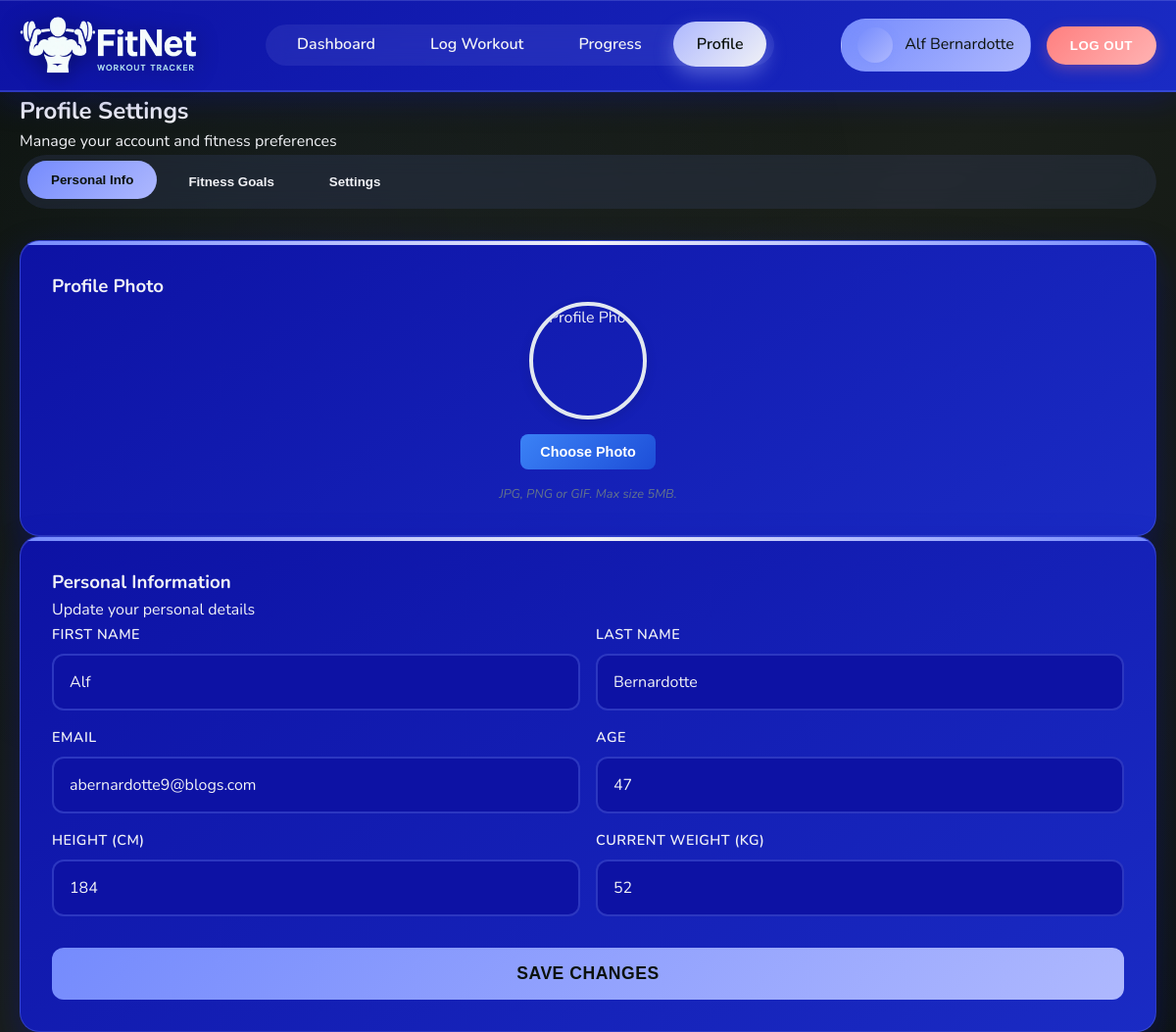
/profile (signed in), run on the app's committed database.
### tables this page shows
CREATE TABLE `Users`(`user_id` TEXT, `first_name` TEXT, `surname` TEXT, `email` TEXT, `password_hash` TEXT, `age` TEXT, "created_at" TEXT, profile_image TEXT);

CREATE TABLE `Progress`(`progress_id` TEXT, `user_id` TEXT, `date` TEXT, `weight_kg` TEXT, `height_cm` TEXT, `body_fat_percentage` TEXT);

### main.py (the view, shortened to what this page needs)
@app.route('/profile', methods=['GET', 'POST'])
def profile():
    if 'user_id' not in session:
        return redirect(url_for('login'))
    conn = get_db_connection()
    user_id = session.get('user_id')
    if not user_id:
        return redirect(url_for('login'))
    try:
        conn.execute('''
            CREATE TABLE IF NOT EXISTS Goals (
                goal_id INTEGER PRIMARY KEY AUTOINCREMENT,
                user_id INTEGER NOT NULL,
                goal_type TEXT NOT NULL,
                goal_name TEXT NOT NULL,
                target_value REAL,
                current_value REAL DEFAULT 0,
                target_date DATE,
                created_at DATETIME DEFAULT (datetime('now')),
                is_completed BOOLEAN DEFAULT 0,
                goal_direction TEXT DEFAULT 'up',
                FOREIGN KEY (user_id) REFERENCES Users(user_id)
            )
        ''')
        try:
            conn.execute('ALTER TABLE Users ADD COLUMN profile_image TEXT')
        except sqlite3.OperationalError:
            pass  # Column already exists
        try:
            conn.execute('ALTER TABLE Goals ADD COLUMN goal_direction TEXT DEFAULT "up"')
        except sqlite3.OperationalError:
            pass  # Column already exists
        conn.commit()
    except sqlite3.Error as e:
        print(f"Error creating Goals table: {e}")
    user_data = conn.execute(
        "SELECT Users.*, Progress.height_cm, Progress.weight_kg FROM Users "
        "LEFT JOIN Progress ON Users.user_id = Progress.user_id "
        "WHERE Users.user_id = ?",
        (user_id,)
    ).fetchone()
    goals = []
    try:
        goals = conn.execute(
            'SELECT * FROM Goals WHERE user_id = ? ORDER BY created_at DESC',
            (user_id,)
        ).fetchall()
    except sqlite3.Error as e:
        print(f"Error fetching goals: {e}")
        goals = []
    conn.close()
    return render_template('profile.html', user_data=user_data, goals=goals)

### main.py (called while the page is built, shortened)
def get_db_connection():
    conn = sqlite3.connect('database/data_source.db')
    conn.row_factory = sqlite3.Row
    return conn

@app.template_filter('goal_progress')
def goal_progress_filter(goal):
    target_value = goal['target_value'] if 'target_value' in goal else None
    if not target_value or target_value == 0:
        return 0

@app.template_filter('goal_display_text')
def goal_display_text_filter(goal):
    target_value = goal['target_value'] if 'target_value' in goal else None
    if not target_value:
        return "No target set"

### templates/profile.html (shortened to what this page needs)
<!DOCTYPE html>
<html lang="en">
<head>
    <link rel="stylesheet" href="static/css/dashboard.css">
</head>
<body>
    <header class="header">
        <div class="container">
            <div class="logo">
                <img src="static/images/FitNet Logo.png" alt="FitNet Logo">
            </div>
            <nav class="navigation">
                <ul>
                    <li><a href="/dashboard">Dashboard</a></li>
                    <li><a href="/log-workout">Log Workout</a></li>
                    <li><a href="/progress">Progress</a></li>
                    <li><a href="/profile" class="active">Profile</a></li>
                </ul>
            </nav>
            <div class="actions">
                <div class="user-profile">
                  <a href="/profile" class="profile-link active-profile">
                    <div class="profile-avatar">
                    </div>
                    <span class="username">{{ (user_data.first_name + ' ' + user_data.surname) if user_data and user_data.first_name and user_data.surname else session.get('name', 'Guest') if session.get('name') and session.get('name') != 'User' else 'Guest' }}</span>
                  </a>
                </div>
                <button class="logout logout-light-red" onclick="window.location.href='/logout'">Log Out</button>
            </div>
        </div>
    </header>
    <main class="container">
        <div class="profile-header">
            <h2>Profile Settings</h2>
            <p>Manage your account and fitness preferences</p>
        </div>
        <div class="profile-tabs">
            <button class="tab-btn active" data-tab="personal" onclick="showTab('personal')">Personal Info</button>
            <button class="tab-btn" data-tab="goals" onclick="showTab('goals')">Fitness Goals</button>
            <button class="tab-btn" data-tab="settings" onclick="showTab('settings')">Settings</button>
        </div>
        <div class="profile-content">
            <div id="personal-tab" class="profile-tab active">
                <div class="profile-section">
                    <div class="profile-photo-section card">
                        <h3>Profile Photo</h3>
                        <div class="photo-container">
                            <div class="profile-photo">
                                {% if user_data.profile_image %}
                                    <img src="{{ url_for('uploaded_file', filename=user_data.profile_image) }}" alt="Profile Photo" id="profileImage">
                                {% else %}
                                    <img src="static/images/default-avatar.jpg" alt="Profile Photo" id="profileImage">
                                {% endif %}
                            </div>
                            <form method="POST" enctype="multipart/form-data" class="upload-form">
                                <button type="button" class="upload-btn" onclick="document.getElementById('photoInput').click()">
                                    Choose Photo
                                </button>
                            </form>
                            <p class="photo-note">JPG, PNG or GIF. Max size 5MB.</p>
                        </div>
                    </div>
                    <div class="personal-info-section card">
                        <h3>Personal Information</h3>
                        <p>Update your personal details</p>
                        <form method="POST" class="profile-form">
                            <div class="form-row">
                                <div class="form-group">
                                    <label for="first_name">First Name</label>
                                    <input type="text" id="first_name" name="first_name"
                                           value="{{ user_data.first_name if user_data else '' }}" required>
                                </div>
                                <div class="form-group">
                                    <label for="surname">Last Name</label>
                                    <input type="text" id="surname" name="surname"
                                           value="{{ user_data.surname if user_data else '' }}" required>
                                </div>
                            </div>
                            <div class="form-row">
                                <div class="form-group">
                                    <label for="email">Email</label>
                                    <input type="email" id="email" name="email"
                                           value="{{ user_data.email if user_data else '' }}" required>
                                </div>
                                <div class="form-group">
                                    <label for="age">Age</label>
                                    <input type="number" id="age" name="age"
                                           value="{{ user_data.age if user_data else '' }}" required>
                                </div>
                            </div>
                            <div class="form-row">
                                <div class="form-group">
                                    <label for="height">Height (cm)</label>
                                    <input type="number" id="height" name="height"
                                           value="{{ user_data.height_cm if user_data else '' }}" required>
                                </div>
                                <div class="form-group">
                                    <label for="weight">Current Weight (kg)</label>
                                    <input type="number" id="weight" name="weight" step="0.1"
                                           value="{{ user_data.weight_kg if user_data else '' }}" required>
                                </div>
                            </div>
                            <button type="submit" class="save-changes-btn">Save Changes</button>
                        </form>
                    </div>
                </div>
            </div>
        </div>
    </main>
</body>
</html>

### data on the page
Users: first_name+surname "Alf Bernardotte", first_name "Alf", surname "Bernardotte", email "abernardotte9@blogs.com", age "47"
Progress: height "184", weight "52"
